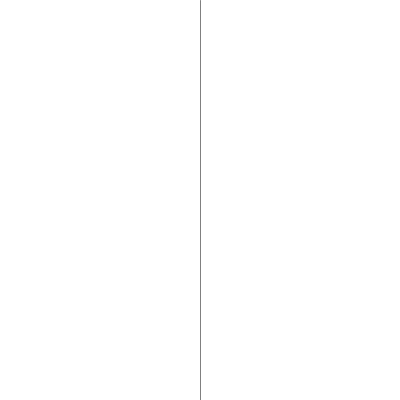
Frame 1 (no input)
Frame 60 (the mouse pressed at the canvas centre just before this capture): identical to frame 1, image omitted
Frame 120 (the mouse held since frame 60 and released just before this capture): identical to frame 1, image omitted

The Processing sketch that drew this single still picture (run headless with seeded random() and noise(); from frame 60 on, the mouse is pressed at the canvas centre):

// Processing sketch: FdI_2019_04_conditionalBackground
// ── FdI_2019_04_conditionalBackground.pde
void setup() {
  size(400, 400);
}  


void draw() {
  if (mouseX <= width/2) {
    background(255);
  } else {
    background(0);
  }
  stroke(128);
  line(width/2, 0, width/2, height);
}
